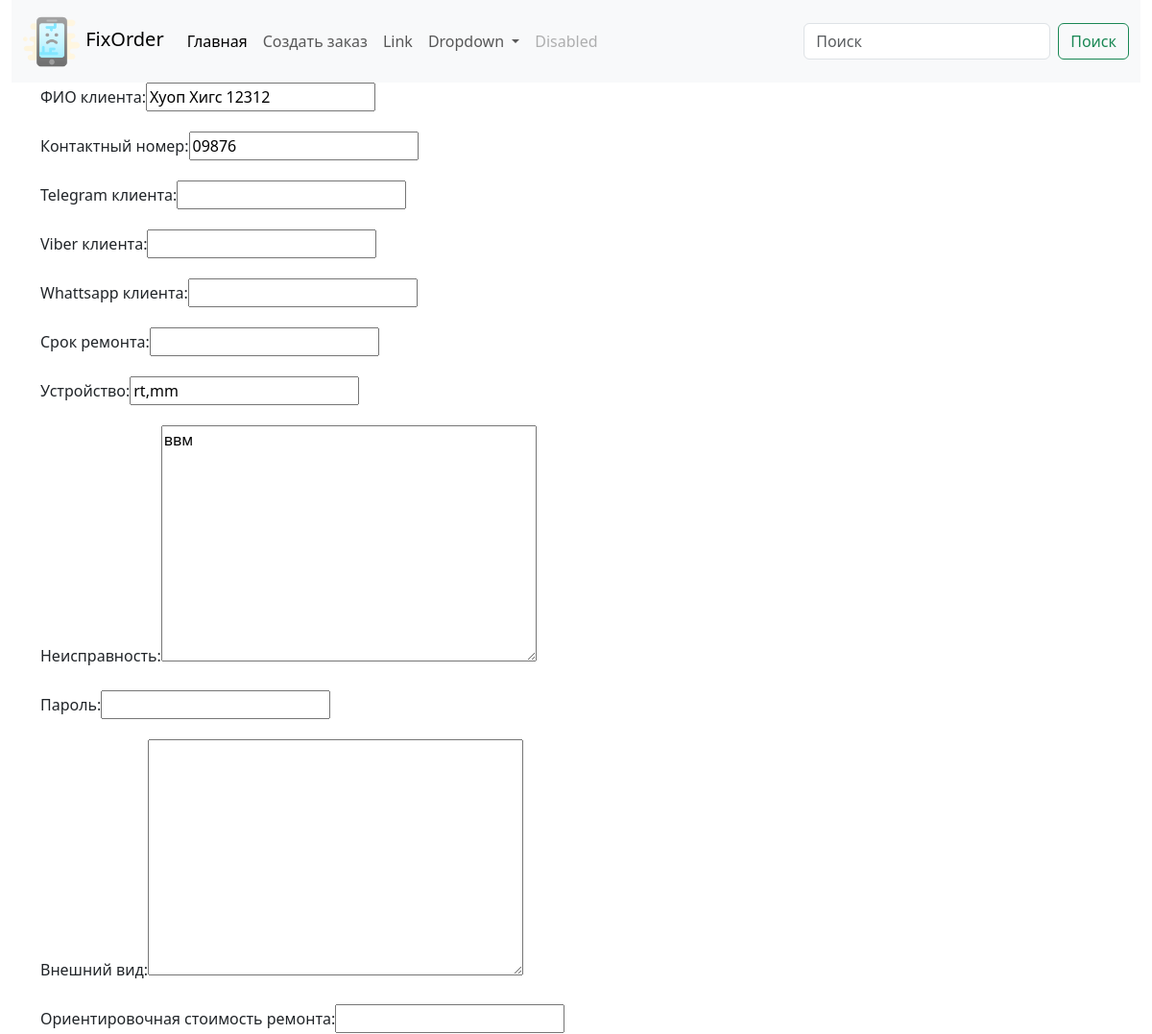
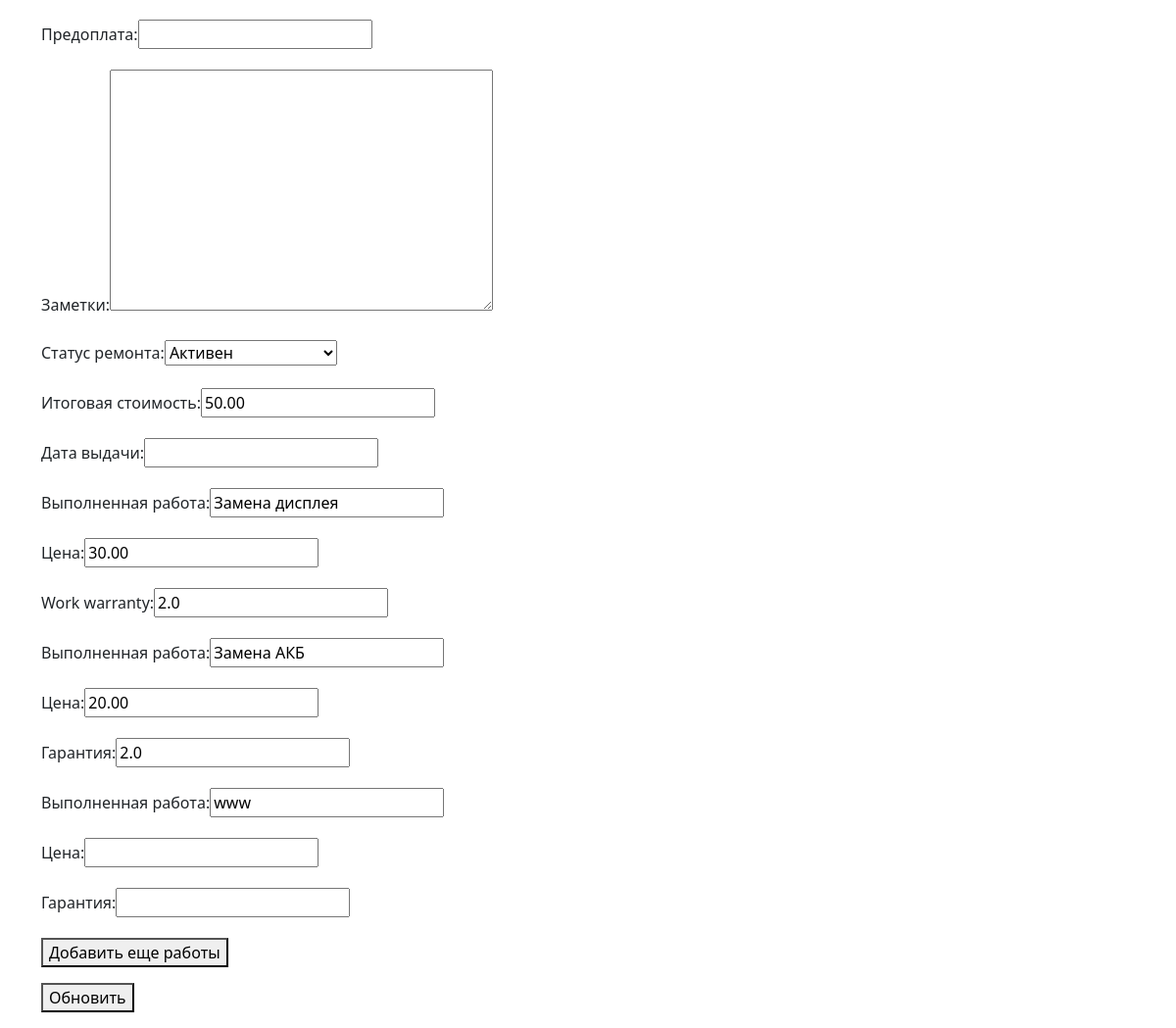
The app's page /order/2/ with its own data (2 pictures, top to bottom).
### fixorder/models.py (models this page shows, shortened)
class Order(models.Model):
    client_name = models.CharField(max_length=255, unique=True, db_index=True, verbose_name='ФИО клиента')
    client_phone = models.CharField(max_length=20, db_index=True, verbose_name='Контактный номер')
    client_telegram = models.CharField(max_length=40, blank=True, null=True, verbose_name='Telegram клиента')
    client_viber = models.CharField(max_length=20, blank=True, null=True, verbose_name='Viber клиента')
    client_whatsapp = models.CharField(max_length=20, blank=True, null=True, verbose_name='Whattsapp клиента')
    time_create = models.DateTimeField(auto_now_add=True)
    time_update = models.DateTimeField(auto_now=True)
    time_demand = models.DateField(blank=True, null=True, verbose_name='Срок ремонта')
    time_away = models.DateTimeField(null=True, blank=True, verbose_name='Дата выдачи')
    device = models.CharField(max_length=255, verbose_name='Устройство')
    defect = models.TextField(max_length=400, verbose_name='Неисправность')
    device_password = models.CharField(max_length=50, blank=True, null=True, verbose_name='Пароль')
    device_exterior = models.TextField(max_length=400, blank=True, null=True, verbose_name='Внешний вид')
    initial_price = models.CharField(max_length=10, blank=True, null=True, verbose_name='Ориентировочная стоимость ремонта')
    prepaid = models.FloatField(max_length=10, blank=True, null=True, verbose_name='Предоплата')
    notes = models.TextField(max_length=500, blank=True, null=True, verbose_name='Заметки')
    total_price = models.DecimalField(max_digits=10, decimal_places=2, blank=True, default=0, verbose_name='Итоговая стоимость')
    work = models.CharField(max_length=255, blank=True, null=True, verbose_name='Выполненная работа')
    work_price = models.DecimalField(max_digits=10, decimal_places=2, blank=True, null=True, verbose_name='Цена')
    work_warranty = models.FloatField(max_length=2, blank=True, null=True)
    work1 = models.CharField(max_length=255, blank=True, null=True, verbose_name='Выполненная работа')
    work_price1 = models.DecimalField(max_digits=10, decimal_places=2, blank=True, null=True, verbose_name='Цена')
    work_warranty1 = models.FloatField(max_length=2, blank=True, null=True, verbose_name='Гарантия')
    work2 = models.CharField(max_length=255, blank=True, null=True, verbose_name='Выполненная работа')
    work_price2 = models.DecimalField(max_digits=10, decimal_places=2, blank=True, null=True, verbose_name='Цена')
    work_warranty2 = models.FloatField(max_length=2, blank=True, null=True, verbose_name='Гарантия')
    work3 = models.CharField(max_length=255, blank=True, null=True, verbose_name='Выполненная работа')
    work_price3 = models.DecimalField(max_digits=10, decimal_places=2, blank=True, null=True, verbose_name='Цена')
    work_warranty3 = models.FloatField(max_length=2, blank=True, null=True, verbose_name='Гарантия')
    work4 = models.CharField(max_length=255, blank=True, null=True, verbose_name='Выполненная работа')
    work_price4 = models.DecimalField(max_digits=10, decimal_places=2, blank=True, null=True, verbose_name='Цена')
    work_warranty4 = models.FloatField(max_length=2, blank=True, null=True, verbose_name='Гарантия')
    work5 = models.CharField(max_length=255, blank=True, null=True, verbose_name='Выполненная работа')
    work_price5 = models.DecimalField(max_digits=10, decimal_places=2, blank=True, null=True, verbose_name='Цена')
    work_warranty5 = models.FloatField(max_length=2, blank=True, null=True, verbose_name='Гарантия')
    work6 = models.CharField(max_length=255, blank=True, null=True, verbose_name='Выполненная работа')
    work_price6 = models.DecimalField(max_digits=10, decimal_places=2, blank=True, null=True, verbose_name='Цена')
    work_warranty6 = models.FloatField(max_length=2, blank=True, null=True, verbose_name='Гарантия')
    status = models.ForeignKey(OrderStatus, on_delete=models.DO_NOTHING, default = 4, related_name='related_order', verbose_name='Статус ремонта')
    class Meta:
        verbose_name = 'Заказы'
        verbose_name_plural = 'Заказы'
        ordering = ['-time_create']
        indexes = [models.Index(fields=['-time_create'])
                   ]

class OrderStatus(models.Model):
    status = models.CharField(max_length=100, unique=True, db_index=True, verbose_name='Статус заказа')
    def __str__(self):
        return self.status

### fixorder/views.py (the view, shortened to what this page needs)
# urls.py: path('order/<int:pk>/', views.Show_and_edit_order.as_view(), name='order'),
class Show_and_edit_order(UpdateView):
    model = Order
    fields = ['client_name', 'client_phone', 'client_telegram', 'client_viber', 'client_whatsapp',
              'time_demand', 'device', 'defect',  'device_password', 'device_exterior', 'initial_price',
              'prepaid', 'notes', 'status', 'total_price', 'time_away', 'work', 'work_price', 'work_warranty', 'work1', 'work_price1', 'work_warranty1',
                   'work2', 'work_price2', 'work_warranty2', 'work3', 'work_price3', 'work_warranty3',
                   'work4', 'work_price4', 'work_warranty4','work5', 'work_price5', 'work_warranty5',
                  'work6', 'work_price6', 'work_warranty6']
    template_name = 'fixorder/show_edit_order.html'
    extra_context = {'title': 'Заказ', 'header': 'Просмотреть/изменить заказ'}

### fixorder/templates/fixorder/show_edit_order.html (shortened to what this page needs)
{% extends 'fixorder/base.html' %}
{% block content %}
    {% load static %}
{% if form.work3.value is not None or form.work4.value is not None or form.work5.value is not None or form.work6.value is not None %}
    <form action="" method="post" enctype="multipart/form-data">
        {% csrf_token %}
        <div class="form-error">{{ form.non_field_errors }}</div>
        {% for f in form %}
            <label class="form-label" for="{{ f.id_for_label }}">{{ f.label }}: </label>{{ f }}</p>
            <div class="form-error">{{ f.errors }}</div>
        {% endfor %}
        <p><button type="submit">Обновить</button></p>
    </form>
{% else %}
    <form action="" method="post" enctype="multipart/form-data">
        <div id="block-1">
            {% for f in form %}
                {% if forloop.counter0 >= 0 and forloop.counter0 < 25 %}
                    <label class="form-label" for="{{ f.id_for_label }}">{{ f.label }}: </label>{{ f }}</p>
                {% endif %}
            {% endfor %}
        </div>
        <button type="button" id="toggle-button">Добавить еще работы</button>
        <p><button type="submit">Обновить</button></p>
    </form>
{% endif %}
{% endblock %}

### records on screen
Order: form "Хуоп Хигс 12312" "09876" "rt,mm" "ввм" "50.00" "Замена дисплея" "30.00" "2.0" "Замена АКБ" "20.00" "2.0" "www"
OrderStatus: form "Активен"

### other values on screen
{{ f.label }} "ФИО клиента" "Контактный номер" "Telegram клиента" "Viber клиента" "Whattsapp клиента" "Срок ремонта" "Устройство" "Неисправность" "Пароль" "Внешний вид" "Ориентировочная стоимость ремонта" "Предоплата" "Заметки" "Статус ремонта" "Итоговая стоимость" "Дата выдачи" "Выполненная работа" "Цена" "Work warranty" "Выполненная работа" "Цена" "Гарантия" "Выполненная работа" "Цена" "Гарантия"
